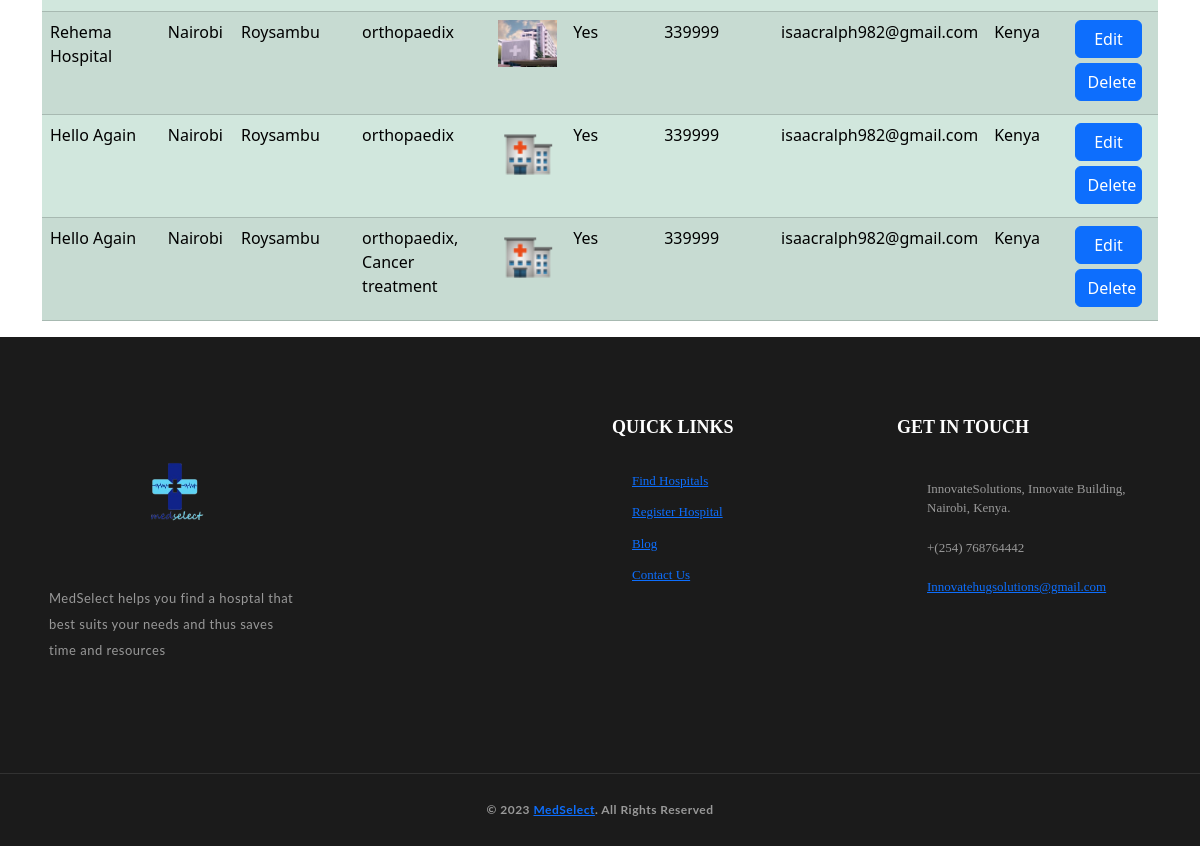
The page /adminPage/ (lower part) on the database as committed earlier.
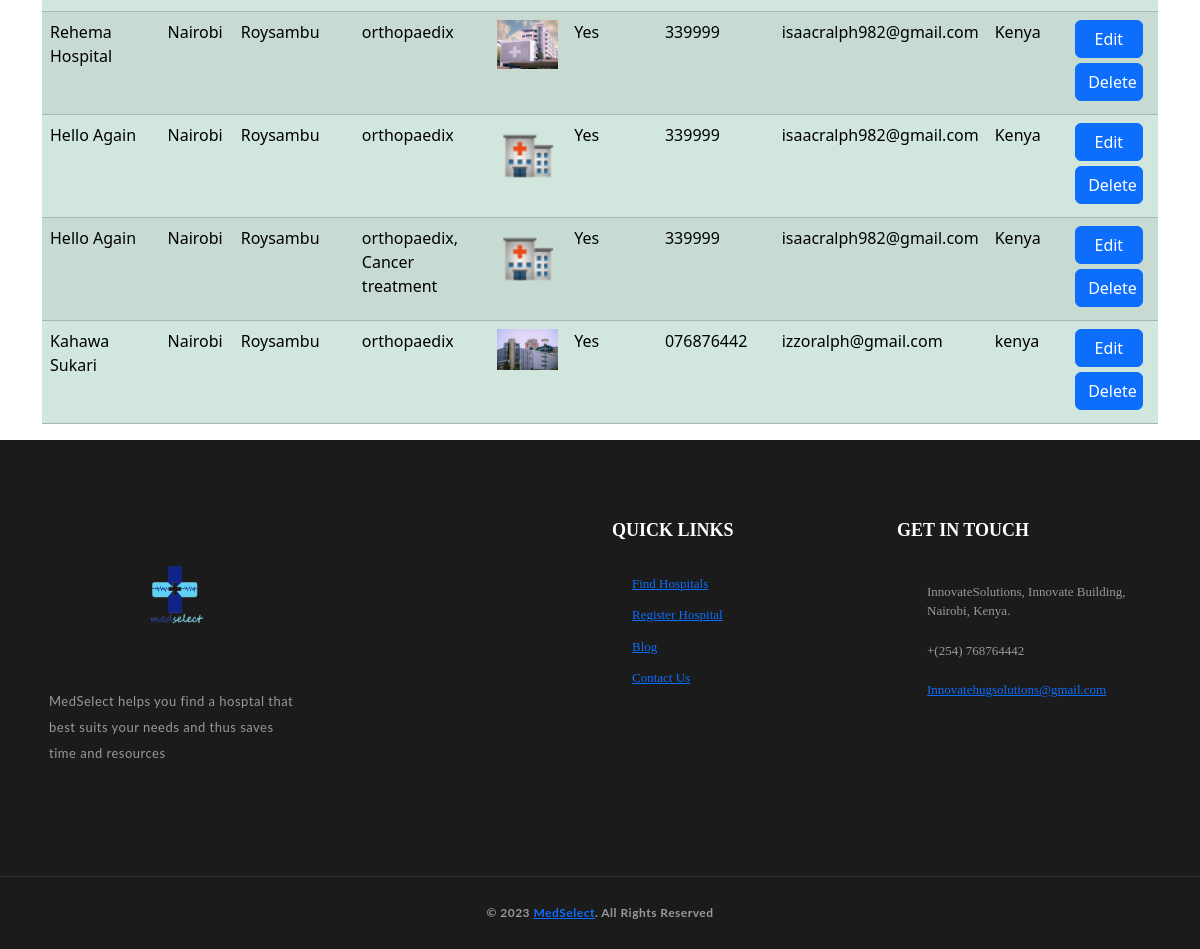
The same page on the database as committed later.
### HospitalSelect/models.py (models this page shows, shortened)
class Hospital(models.Model):
    name = models.CharField(max_length=255)
    county = models.ForeignKey(County, on_delete=models.CASCADE)
    constituency = models.ForeignKey(Constituency, on_delete=models.CASCADE)
    specializations = models.ManyToManyField(Specialization)
    photo = models.ImageField(upload_to='hospital_photos/', null=True, blank=True)
    nhif_coverage = models.BooleanField(default=False)
    contact_phone = models.CharField(max_length=15, null=True, blank=True)
    contact_email = models.EmailField(null=True, blank=True)
    country = models.CharField(max_length=255, null=True, blank=True)

class County(models.Model):
    name = models.CharField(max_length=255)

class Constituency(models.Model):
    name = models.CharField(max_length=255)
    county = models.ForeignKey(County, on_delete=models.CASCADE)

class Specialization(models.Model):
    name = models.CharField(max_length=255)

### HospitalSelect/views.py (the view)
# urls.py: path('adminPage/', views.adminPage, name='admin'),
def adminPage(request):
    hospitals = Hospital.objects.all()
    context = {'hospitals': hospitals}
    return render(request, 'website/adminPage.html', context)

### templates/website/adminPage.html (shortened to what this page needs)
{% extends 'website/base.html' %}
{% load static %}
{% block links %}
      <link rel="stylesheet" href="{% static 'css/mystyle.css' %}">
    <link rel="stylesheet" href="{% static 'stylings/num2.css' %}">
    <link rel="stylesheet" href="{% static 'css/icofont.min.css'  %}">
    <link href="https://cdn.jsdelivr.net/npm/bootstrap@5.3.2/dist/css/bootstrap.min.css" rel="stylesheet">
 {% endblock links %}
{% block content %}
   <section style="margin-top: 10px;">
    <div class="container">
    <table class="table table-success table-striped">
        <tbody>
            {% for hospital in hospitals %}
                <tr>
                    <td>{{ hospital.name }}</td>
                    <td>{{ hospital.county.name }}</td>
                    <td>{{ hospital.constituency.name }}</td>
                    <td>
                        {% for specialization in hospital.specializations.all %}
                            {{ specialization.name }}{% if not forloop.last %}, {% endif %}
                        {% endfor %}
                    </td>
                    <td>
                        {% if hospital.photo %}
                            <img src="{{ hospital.photo.url }}" alt="{{ hospital.name }} Photo" width="100%" height="100%%">
                        {% else %}
                           <img src="{% static 'images/hospital3.jpg'%}" alt="Photo" width="100%" height="100%%">
                        {% endif %}
                    </td>
                    <td>{% if hospital.nhif_coverage %}Yes{% else %}No{% endif %}</td>
                    <td>{{ hospital.contact_phone }}</td>
                    <td>{{ hospital.contact_email }}</td>
                    <td>{{ hospital.country }}</td>
                    <td>
                        <button type="button" onclick="window.location.href='{% url 'update_hospital' hospital.id %}'" class="btn btn-primary" style="margin-bottom: 5px; width: 90%" >Edit</button>
                          <button type="button" onclick="window.location.href='{% url 'delete_hospital' hospital.id %}'"   class="btn btn-primary" style="margin-bottom: 5px; width: 90%">Delete</button>
                    </td>
                </tr>
            {% endfor %}
        </tbody>
    </table>
</div>
   </section>
{% endblock content %}

Rows that differ between the two databases and show on the page:
added Hospital: name "Kahawa Sukari", county.name "Nairobi", constituency.name "Roysambu", photo (picture), nhif_coverage "Yes", contact_phone "076876442", contact_email "izzoralph@gmail.com", country "kenya", Specialization (name "orthopaedix")
